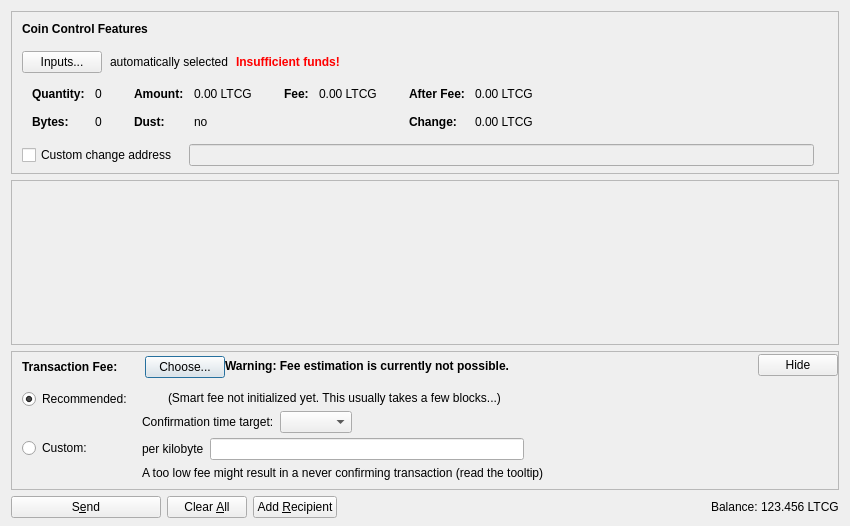
<?xml version="1.0" encoding="UTF-8"?>
<ui version="4.0">
 <class>SendCoinsDialog</class>
 <widget class="QDialog" name="SendCoinsDialog">
  <property name="geometry">
   <rect>
    <x>0</x>
    <y>0</y>
    <width>850</width>
    <height>526</height>
   </rect>
  </property>
  <property name="windowTitle">
   <string>Send Coins</string>
  </property>
  <layout class="QVBoxLayout" name="verticalLayout" stretch="0,1,0,0">
   <property name="bottomMargin">
    <number>8</number>
   </property>
   <item>
    <widget class="QFrame" name="frameCoinControl">
     <property name="sizePolicy">
      <sizepolicy hsizetype="Expanding" vsizetype="Expanding">
       <horstretch>0</horstretch>
       <verstretch>0</verstretch>
      </sizepolicy>
     </property>
     <property name="maximumSize">
      <size>
       <width>16777215</width>
       <height>16777215</height>
      </size>
     </property>
     <property name="frameShape">
      <enum>QFrame::StyledPanel</enum>
     </property>
     <property name="frameShadow">
      <enum>QFrame::Sunken</enum>
     </property>
     <layout class="QVBoxLayout" name="verticalLayoutCoinControl2">
      <property name="spacing">
       <number>0</number>
      </property>
      <property name="leftMargin">
       <number>0</number>
      </property>
      <property name="topMargin">
       <number>0</number>
      </property>
      <property name="rightMargin">
       <number>0</number>
      </property>
      <property name="bottomMargin">
       <number>6</number>
      </property>
      <item>
       <layout class="QVBoxLayout" name="verticalLayoutCoinControl" stretch="0,0,0,0,1">
        <property name="spacing">
         <number>0</number>
        </property>
        <property name="leftMargin">
         <number>10</number>
        </property>
        <property name="topMargin">
         <number>10</number>
        </property>
        <item>
         <layout class="QHBoxLayout" name="horizontalLayoutCoinControl1">
          <property name="bottomMargin">
           <number>15</number>
          </property>
          <item>
           <widget class="QLabel" name="labelCoinControlFeatures">
            <property name="sizePolicy">
             <sizepolicy hsizetype="Preferred" vsizetype="Maximum">
              <horstretch>0</horstretch>
              <verstretch>0</verstretch>
             </sizepolicy>
            </property>
            <property name="font">
             <font>
              <weight>75</weight>
              <bold>true</bold>
             </font>
            </property>
            <property name="styleSheet">
             <string notr="true">font-weight:bold;</string>
            </property>
            <property name="text">
             <string>Coin Control Features</string>
            </property>
           </widget>
          </item>
         </layout>
        </item>
        <item>
         <layout class="QHBoxLayout" name="horizontalLayoutCoinControl2" stretch="0,0,0,0">
          <property name="spacing">
           <number>8</number>
          </property>
          <property name="bottomMargin">
           <number>10</number>
          </property>
          <item>
           <widget class="QPushButton" name="pushButtonCoinControl">
            <property name="styleSheet">
             <string notr="true"/>
            </property>
            <property name="text">
             <string>Inputs...</string>
            </property>
            <property name="autoDefault">
             <bool>false</bool>
            </property>
           </widget>
          </item>
          <item>
           <widget class="QLabel" name="labelCoinControlAutomaticallySelected">
            <property name="text">
             <string>automatically selected</string>
            </property>
            <property name="margin">
             <number>5</number>
            </property>
           </widget>
          </item>
          <item>
           <widget class="QLabel" name="labelCoinControlInsuffFunds">
            <property name="font">
             <font>
              <weight>75</weight>
              <bold>true</bold>
             </font>
            </property>
            <property name="styleSheet">
             <string notr="true">color:red;font-weight:bold;</string>
            </property>
            <property name="text">
             <string>Insufficient funds!</string>
            </property>
            <property name="margin">
             <number>5</number>
            </property>
           </widget>
          </item>
          <item>
           <spacer name="horizontalSpacerCoinControl">
            <property name="orientation">
             <enum>Qt::Horizontal</enum>
            </property>
            <property name="sizeHint" stdset="0">
             <size>
              <width>40</width>
              <height>1</height>
             </size>
            </property>
           </spacer>
          </item>
         </layout>
        </item>
        <item>
         <widget class="QWidget" name="widgetCoinControl" native="true">
          <property name="sizePolicy">
           <sizepolicy hsizetype="Preferred" vsizetype="Preferred">
            <horstretch>0</horstretch>
            <verstretch>0</verstretch>
           </sizepolicy>
          </property>
          <property name="minimumSize">
           <size>
            <width>0</width>
            <height>0</height>
           </size>
          </property>
          <property name="styleSheet">
           <string notr="true"/>
          </property>
          <layout class="QHBoxLayout" name="horizontalLayoutCoinControl5">
           <property name="leftMargin">
            <number>0</number>
           </property>
           <property name="topMargin">
            <number>0</number>
           </property>
           <property name="rightMargin">
            <number>0</number>
           </property>
           <property name="bottomMargin">
            <number>0</number>
           </property>
           <item>
            <layout class="QHBoxLayout" name="horizontalLayoutCoinControl3" stretch="0,0,0,1">
             <property name="spacing">
              <number>20</number>
             </property>
             <property name="topMargin">
              <number>0</number>
             </property>
             <property name="bottomMargin">
              <number>10</number>
             </property>
             <item>
              <layout class="QFormLayout" name="formLayoutCoinControl1">
               <property name="horizontalSpacing">
                <number>10</number>
               </property>
               <property name="verticalSpacing">
                <number>14</number>
               </property>
               <property name="leftMargin">
                <number>10</number>
               </property>
               <property name="topMargin">
                <number>4</number>
               </property>
               <property name="rightMargin">
                <number>6</number>
               </property>
               <item row="0" column="0">
                <widget class="QLabel" name="labelCoinControlQuantityText">
                 <property name="font">
                  <font>
                   <weight>75</weight>
                   <bold>true</bold>
                  </font>
                 </property>
                 <property name="text">
                  <string>Quantity:</string>
                 </property>
                 <property name="margin">
                  <number>0</number>
                 </property>
                </widget>
               </item>
               <item row="0" column="1">
                <widget class="QLabel" name="labelCoinControlQuantity">
                 <property name="cursor">
                  <cursorShape>IBeamCursor</cursorShape>
                 </property>
                 <property name="contextMenuPolicy">
                  <enum>Qt::ActionsContextMenu</enum>
                 </property>
                 <property name="text">
                  <string notr="true">0</string>
                 </property>
                 <property name="margin">
                  <number>0</number>
                 </property>
                 <property name="textInteractionFlags">
                  <set>Qt::LinksAccessibleByMouse|Qt::TextSelectableByKeyboard|Qt::TextSelectableByMouse</set>
                 </property>
                </widget>
               </item>
               <item row="1" column="0">
                <widget class="QLabel" name="labelCoinControlBytesText">
                 <property name="font">
                  <font>
                   <weight>75</weight>
                   <bold>true</bold>
                  </font>
                 </property>
                 <property name="text">
                  <string>Bytes:</string>
                 </property>
                </widget>
               </item>
               <item row="1" column="1">
                <widget class="QLabel" name="labelCoinControlBytes">
                 <property name="cursor">
                  <cursorShape>IBeamCursor</cursorShape>
                 </property>
                 <property name="contextMenuPolicy">
                  <enum>Qt::ActionsContextMenu</enum>
                 </property>
                 <property name="text">
                  <string notr="true">0</string>
                 </property>
                 <property name="textInteractionFlags">
                  <set>Qt::LinksAccessibleByMouse|Qt::TextSelectableByKeyboard|Qt::TextSelectableByMouse</set>
                 </property>
                </widget>
               </item>
              </layout>
             </item>
             <item>
              <layout class="QFormLayout" name="formLayoutCoinControl2">
               <property name="horizontalSpacing">
                <number>10</number>
               </property>
               <property name="verticalSpacing">
                <number>14</number>
               </property>
               <property name="leftMargin">
                <number>6</number>
               </property>
               <property name="topMargin">
                <number>4</number>
               </property>
               <property name="rightMargin">
                <number>6</number>
               </property>
               <item row="0" column="0">
                <widget class="QLabel" name="labelCoinControlAmountText">
                 <property name="font">
                  <font>
                   <weight>75</weight>
                   <bold>true</bold>
                  </font>
                 </property>
                 <property name="text">
                  <string>Amount:</string>
                 </property>
                 <property name="margin">
                  <number>0</number>
                 </property>
                </widget>
               </item>
               <item row="0" column="1">
                <widget class="QLabel" name="labelCoinControlAmount">
                 <property name="cursor">
                  <cursorShape>IBeamCursor</cursorShape>
                 </property>
                 <property name="contextMenuPolicy">
                  <enum>Qt::ActionsContextMenu</enum>
                 </property>
                 <property name="text">
                  <string notr="true">0.00 LTCG</string>
                 </property>
                 <property name="textInteractionFlags">
                  <set>Qt::LinksAccessibleByMouse|Qt::TextSelectableByKeyboard|Qt::TextSelectableByMouse</set>
                 </property>
                </widget>
               </item>
               <item row="1" column="0">
                <widget class="QLabel" name="labelCoinControlLowOutputText">
                 <property name="font">
                  <font>
                   <weight>75</weight>
                   <bold>true</bold>
                  </font>
                 </property>
                 <property name="text">
                  <string>Dust:</string>
                 </property>
                </widget>
               </item>
               <item row="1" column="1">
                <widget class="QLabel" name="labelCoinControlLowOutput">
                 <property name="cursor">
                  <cursorShape>IBeamCursor</cursorShape>
                 </property>
                 <property name="contextMenuPolicy">
                  <enum>Qt::ActionsContextMenu</enum>
                 </property>
                 <property name="text">
                  <string notr="true">no</string>
                 </property>
                 <property name="textInteractionFlags">
                  <set>Qt::LinksAccessibleByMouse|Qt::TextSelectableByKeyboard|Qt::TextSelectableByMouse</set>
                 </property>
                </widget>
               </item>
              </layout>
             </item>
             <item>
              <layout class="QFormLayout" name="formLayoutCoinControl3">
               <property name="horizontalSpacing">
                <number>10</number>
               </property>
               <property name="verticalSpacing">
                <number>14</number>
               </property>
               <property name="leftMargin">
                <number>6</number>
               </property>
               <property name="topMargin">
                <number>4</number>
               </property>
               <property name="rightMargin">
                <number>6</number>
               </property>
               <item row="0" column="0">
                <widget class="QLabel" name="labelCoinControlFeeText">
                 <property name="font">
                  <font>
                   <weight>75</weight>
                   <bold>true</bold>
                  </font>
                 </property>
                 <property name="text">
                  <string>Fee:</string>
                 </property>
                 <property name="margin">
                  <number>0</number>
                 </property>
                </widget>
               </item>
               <item row="0" column="1">
                <widget class="QLabel" name="labelCoinControlFee">
                 <property name="cursor">
                  <cursorShape>IBeamCursor</cursorShape>
                 </property>
                 <property name="contextMenuPolicy">
                  <enum>Qt::ActionsContextMenu</enum>
                 </property>
                 <property name="text">
                  <string notr="true">0.00 LTCG</string>
                 </property>
                 <property name="textInteractionFlags">
                  <set>Qt::LinksAccessibleByMouse|Qt::TextSelectableByKeyboard|Qt::TextSelectableByMouse</set>
                 </property>
                </widget>
               </item>
              </layout>
             </item>
             <item>
              <layout class="QFormLayout" name="formLayoutCoinControl4">
               <property name="horizontalSpacing">
                <number>10</number>
               </property>
               <property name="verticalSpacing">
                <number>14</number>
               </property>
               <property name="leftMargin">
                <number>6</number>
               </property>
               <property name="topMargin">
                <number>4</number>
               </property>
               <property name="rightMargin">
                <number>6</number>
               </property>
               <item row="0" column="0">
                <widget class="QLabel" name="labelCoinControlAfterFeeText">
                 <property name="font">
                  <font>
                   <weight>75</weight>
                   <bold>true</bold>
                  </font>
                 </property>
                 <property name="text">
                  <string>After Fee:</string>
                 </property>
                 <property name="margin">
                  <number>0</number>
                 </property>
                </widget>
               </item>
               <item row="0" column="1">
                <widget class="QLabel" name="labelCoinControlAfterFee">
                 <property name="cursor">
                  <cursorShape>IBeamCursor</cursorShape>
                 </property>
                 <property name="contextMenuPolicy">
                  <enum>Qt::ActionsContextMenu</enum>
                 </property>
                 <property name="text">
                  <string notr="true">0.00 LTCG</string>
                 </property>
                 <property name="textInteractionFlags">
                  <set>Qt::LinksAccessibleByMouse|Qt::TextSelectableByKeyboard|Qt::TextSelectableByMouse</set>
                 </property>
                </widget>
               </item>
               <item row="1" column="0">
                <widget class="QLabel" name="labelCoinControlChangeText">
                 <property name="font">
                  <font>
                   <weight>75</weight>
                   <bold>true</bold>
                  </font>
                 </property>
                 <property name="text">
                  <string>Change:</string>
                 </property>
                </widget>
               </item>
               <item row="1" column="1">
                <widget class="QLabel" name="labelCoinControlChange">
                 <property name="cursor">
                  <cursorShape>IBeamCursor</cursorShape>
                 </property>
                 <property name="contextMenuPolicy">
                  <enum>Qt::ActionsContextMenu</enum>
                 </property>
                 <property name="text">
                  <string notr="true">0.00 LTCG</string>
                 </property>
                 <property name="textInteractionFlags">
                  <set>Qt::LinksAccessibleByMouse|Qt::TextSelectableByKeyboard|Qt::TextSelectableByMouse</set>
                 </property>
                </widget>
               </item>
              </layout>
             </item>
            </layout>
           </item>
          </layout>
         </widget>
        </item>
        <item>
         <layout class="QHBoxLayout" name="horizontalLayoutCoinControl4" stretch="0,0,0">
          <property name="spacing">
           <number>12</number>
          </property>
          <property name="sizeConstraint">
           <enum>QLayout::SetDefaultConstraint</enum>
          </property>
          <property name="topMargin">
           <number>5</number>
          </property>
          <property name="rightMargin">
           <number>5</number>
          </property>
          <item>
           <widget class="QCheckBox" name="checkBoxCoinControlChange">
            <property name="toolTip">
             <string>If this is activated, but the change address is empty or invalid, change will be sent to a newly generated address.</string>
            </property>
            <property name="text">
             <string>Custom change address</string>
            </property>
           </widget>
          </item>
          <item>
           <widget class="QValidatedLineEdit" name="lineEditCoinControlChange">
            <property name="enabled">
             <bool>false</bool>
            </property>
            <property name="sizePolicy">
             <sizepolicy hsizetype="Expanding" vsizetype="Fixed">
              <horstretch>0</horstretch>
              <verstretch>0</verstretch>
             </sizepolicy>
            </property>
           </widget>
          </item>
          <item>
           <widget class="QLabel" name="labelCoinControlChangeLabel">
            <property name="sizePolicy">
             <sizepolicy hsizetype="Preferred" vsizetype="Expanding">
              <horstretch>0</horstretch>
              <verstretch>0</verstretch>
             </sizepolicy>
            </property>
            <property name="minimumSize">
             <size>
              <width>0</width>
              <height>0</height>
             </size>
            </property>
            <property name="text">
             <string/>
            </property>
            <property name="margin">
             <number>3</number>
            </property>
           </widget>
          </item>
         </layout>
        </item>
        <item>
         <spacer name="verticalSpacerCoinControl">
          <property name="orientation">
           <enum>Qt::Vertical</enum>
          </property>
          <property name="sizeHint" stdset="0">
           <size>
            <width>800</width>
            <height>1</height>
           </size>
          </property>
         </spacer>
        </item>
       </layout>
      </item>
     </layout>
    </widget>
   </item>
   <item>
    <widget class="QScrollArea" name="scrollArea">
     <property name="widgetResizable">
      <bool>true</bool>
     </property>
     <widget class="QWidget" name="scrollAreaWidgetContents">
      <property name="geometry">
       <rect>
        <x>0</x>
        <y>0</y>
        <width>830</width>
        <height>104</height>
       </rect>
      </property>
      <layout class="QVBoxLayout" name="verticalLayout_2" stretch="0,1">
       <property name="leftMargin">
        <number>0</number>
       </property>
       <property name="topMargin">
        <number>0</number>
       </property>
       <property name="rightMargin">
        <number>0</number>
       </property>
       <property name="bottomMargin">
        <number>0</number>
       </property>
       <item>
        <layout class="QVBoxLayout" name="entries">
         <property name="spacing">
          <number>6</number>
         </property>
        </layout>
       </item>
       <item>
        <spacer name="verticalSpacer">
         <property name="orientation">
          <enum>Qt::Vertical</enum>
         </property>
         <property name="sizeHint" stdset="0">
          <size>
           <width>20</width>
           <height>40</height>
          </size>
         </property>
        </spacer>
       </item>
      </layout>
     </widget>
    </widget>
   </item>
   <item>
    <widget class="QFrame" name="frameFee">
     <property name="sizePolicy">
      <sizepolicy hsizetype="Expanding" vsizetype="Expanding">
       <horstretch>0</horstretch>
       <verstretch>0</verstretch>
      </sizepolicy>
     </property>
     <property name="maximumSize">
      <size>
       <width>16777215</width>
       <height>16777215</height>
      </size>
     </property>
     <property name="frameShape">
      <enum>QFrame::StyledPanel</enum>
     </property>
     <property name="frameShadow">
      <enum>QFrame::Sunken</enum>
     </property>
     <layout class="QVBoxLayout" name="verticalLayoutFee1">
      <property name="spacing">
       <number>0</number>
      </property>
      <property name="leftMargin">
       <number>0</number>
      </property>
      <property name="topMargin">
       <number>0</number>
      </property>
      <property name="rightMargin">
       <number>0</number>
      </property>
      <property name="bottomMargin">
       <number>0</number>
      </property>
      <item>
       <layout class="QVBoxLayout" name="verticalLayoutFee2" stretch="0,0,0">
        <property name="spacing">
         <number>0</number>
        </property>
        <property name="leftMargin">
         <number>10</number>
        </property>
        <property name="topMargin">
         <number>0</number>
        </property>
        <item>
         <layout class="QHBoxLayout" name="horizontalLayoutFee1">
          <property name="bottomMargin">
           <number>0</number>
          </property>
          <item>
           <layout class="QVBoxLayout" name="verticalLayoutFee7">
            <property name="spacing">
             <number>0</number>
            </property>
            <item>
             <spacer name="verticalSpacerSmartFee">
              <property name="orientation">
               <enum>Qt::Vertical</enum>
              </property>
              <property name="sizeType">
               <enum>QSizePolicy::Fixed</enum>
              </property>
              <property name="sizeHint" stdset="0">
               <size>
                <width>1</width>
                <height>4</height>
               </size>
              </property>
             </spacer>
            </item>
            <item>
             <layout class="QHBoxLayout" name="horizontalLayoutSmartFee">
              <property name="spacing">
               <number>10</number>
              </property>
              <item>
               <widget class="QLabel" name="labelFeeHeadline">
                <property name="sizePolicy">
                 <sizepolicy hsizetype="Preferred" vsizetype="Maximum">
                  <horstretch>0</horstretch>
                  <verstretch>0</verstretch>
                 </sizepolicy>
                </property>
                <property name="font">
                 <font>
                  <weight>75</weight>
                  <bold>true</bold>
                 </font>
                </property>
                <property name="styleSheet">
                 <string notr="true">font-weight:bold;</string>
                </property>
                <property name="text">
                 <string>Transaction Fee:</string>
                </property>
               </widget>
              </item>
              <item>
               <widget class="QLabel" name="labelFeeMinimized">
                <property name="text">
                 <string/>
                </property>
               </widget>
              </item>
              <item>
               <widget class="QPushButton" name="buttonChooseFee">
                <property name="text">
                 <string>Choose...</string>
                </property>
               </widget>
              </item>
             </layout>
            </item>
            <item>
             <spacer name="verticalSpacer_5">
              <property name="orientation">
               <enum>Qt::Vertical</enum>
              </property>
              <property name="sizeHint" stdset="0">
               <size>
                <width>1</width>
                <height>1</height>
               </size>
              </property>
             </spacer>
            </item>
           </layout>
          </item>
          <item>
           <widget class="QLabel" name="fallbackFeeWarningLabel">
            <property name="toolTip">
             <string>Using the fallbackfee can result in sending a transaction that will take several hours or days (or never) to confirm. Consider choosing your fee manually or wait until you have validated the complete chain.</string>
            </property>
            <property name="font">
            <font>
                <weight>75</weight>
                <bold>true</bold>
            </font>
            </property>
            <property name="text">
             <string>Warning: Fee estimation is currently not possible.</string>
            </property>
            <property name="wordWrap">
             <bool>false</bool>
            </property>
           </widget>
          </item>
          <item>
           <spacer name="horizontalSpacer_4">
            <property name="orientation">
             <enum>Qt::Horizontal</enum>
            </property>
            <property name="sizeType">
             <enum>QSizePolicy::MinimumExpanding</enum>
            </property>
            <property name="sizeHint" stdset="0">
             <size>
              <width>40</width>
              <height>20</height>
             </size>
            </property>
           </spacer>
          </item>
          <item>
           <widget class="QPushButton" name="buttonMinimizeFee">
            <property name="toolTip">
             <string>collapse fee-settings</string>
            </property>
            <property name="text">
             <string>Hide</string>
            </property>
           </widget>
          </item>
         </layout>
        </item>
        <item>
         <widget class="QFrame" name="frameFeeSelection">
          <layout class="QVBoxLayout" name="verticalLayoutFee12">
           <property name="spacing">
            <number>0</number>
           </property>
           <property name="leftMargin">
            <number>0</number>
           </property>
           <property name="topMargin">
            <number>0</number>
           </property>
           <property name="rightMargin">
            <number>0</number>
           </property>
           <property name="bottomMargin">
            <number>0</number>
           </property>
           <item>
            <layout class="QGridLayout" name="gridLayoutFee">
             <property name="topMargin">
              <number>10</number>
             </property>
             <property name="bottomMargin">
              <number>4</number>
             </property>
             <property name="horizontalSpacing">
              <number>10</number>
             </property>
             <property name="verticalSpacing">
              <number>4</number>
             </property>
             <item row="1" column="1">
              <layout class="QVBoxLayout" name="verticalLayoutFee8">
               <property name="spacing">
                <number>6</number>
               </property>
               <item>
                <layout class="QHBoxLayout" name="horizontalLayoutFee13">
                 <item>
                  <widget class="QLabel" name="labelCustomPerKilobyte">
                   <property name="toolTip">
                    <string>Specify a custom fee per kB (1,000 bytes) of the transaction's virtual size.

Note:  Since the fee is calculated on a per-byte basis, a fee of "100 satoshis per kB" for a transaction size of 500 bytes (half of 1 kB) would ultimately yield a fee of only 50 satoshis.</string>
                   </property>
                   <property name="text">
                    <string>per kilobyte</string>
                   </property>
                  </widget>
                 </item>
                 <item>
                  <widget class="BitcoinAmountField" name="customFee"/>
                 </item>
                 <item>
                  <spacer name="horizontalSpacer_6">
                   <property name="orientation">
                    <enum>Qt::Horizontal</enum>
                   </property>
                   <property name="sizeHint" stdset="0">
                    <size>
                     <width>1</width>
                     <height>1</height>
                    </size>
                   </property>
                  </spacer>
                 </item>
                </layout>
               </item>
               <item>
                <layout class="QHBoxLayout" name="horizontalLayoutFee8">
                 <item>
                  <widget class="QLabel" name="labelCustomFeeWarning">
                   <property name="enabled">
                    <bool>true</bool>
                   </property>
                   <property name="toolTip">
                    <string>When there is less transaction volume than space in the blocks, miners as well as relaying nodes may enforce a minimum fee. Paying only this minimum fee is just fine, but be aware that this can result in a never confirming transaction once there is more demand for litecoingreen transactions than the network can process.</string>
                   </property>
                   <property name="text">
                    <string>A too low fee might result in a never confirming transaction (read the tooltip)</string>
                   </property>
                  </widget>
                 </item>
                 <item>
                  <spacer name="horizontalSpacer_2">
                   <property name="orientation">
                    <enum>Qt::Horizontal</enum>
                   </property>
                   <property name="sizeHint" stdset="0">
                    <size>
                     <width>1</width>
                     <height>1</height>
                    </size>
                   </property>
                  </spacer>
                 </item>
                </layout>
               </item>
              </layout>
             </item>
             <item row="0" column="0">
              <layout class="QVBoxLayout" name="verticalLayoutFee4" stretch="0,1">
               <item>
                <widget class="QRadioButton" name="radioSmartFee">
                 <property name="text">
                  <string>Recommended:</string>
                 </property>
                 <property name="checked">
                  <bool>true</bool>
                 </property>
                 <attribute name="buttonGroup">
                  <string notr="true">groupFee</string>
                 </attribute>
                </widget>
               </item>
               <item>
                <spacer name="verticalSpacer_2">
                 <property name="orientation">
                  <enum>Qt::Vertical</enum>
                 </property>
                 <property name="sizeHint" stdset="0">
                  <size>
                   <width>1</width>
                   <height>1</height>
                  </size>
                 </property>
                </spacer>
               </item>
              </layout>
             </item>
             <item row="1" column="0">
              <layout class="QVBoxLayout" name="verticalLayoutFee9" stretch="0,1">
               <item>
                <widget class="QRadioButton" name="radioCustomFee">
                 <property name="text">
                  <string>Custom:</string>
                 </property>
                 <attribute name="buttonGroup">
                  <string notr="true">groupFee</string>
                 </attribute>
                </widget>
               </item>
               <item>
                <spacer name="verticalSpacer_6">
                 <property name="orientation">
                  <enum>Qt::Vertical</enum>
                 </property>
                 <property name="sizeHint" stdset="0">
                  <size>
                   <width>1</width>
                   <height>1</height>
                  </size>
                 </property>
                </spacer>
               </item>
              </layout>
             </item>
             <item row="0" column="1">
              <layout class="QVBoxLayout" name="verticalLayoutFee3" stretch="0,0,1">
               <property name="spacing">
                <number>6</number>
               </property>
               <property name="topMargin">
                <number>2</number>
               </property>
               <item>
                <layout class="QHBoxLayout" name="horizontalLayoutFee12">
                 <item>
                  <widget class="QLabel" name="labelSmartFee">
                   <property name="text">
                    <string/>
                   </property>
                  </widget>
                 </item>
                 <item>
                  <widget class="QLabel" name="labelFeeEstimation">
                   <property name="text">
                    <string/>
                   </property>
                  </widget>
                 </item>
                 <item>
                  <widget class="QLabel" name="labelSmartFee2">
                   <property name="text">
                    <string>(Smart fee not initialized yet. This usually takes a few blocks...)</string>
                   </property>
                  </widget>
                 </item>
                 <item>
                  <spacer name="horizontalSpacer_5">
                   <property name="orientation">
                    <enum>Qt::Horizontal</enum>
                   </property>
                   <property name="sizeHint" stdset="0">
                    <size>
                     <width>1</width>
                     <height>1</height>
                    </size>
                   </property>
                  </spacer>
                 </item>
                </layout>
               </item>
               <item>
                <layout class="QHBoxLayout" name="horizontalLayoutFee9">
                 <item>
                  <layout class="QVBoxLayout" name="verticalLayoutFee6">
                   <item>
                    <widget class="QLabel" name="labelSmartFee3">
                     <property name="text">
                      <string>Confirmation time target:</string>
                     </property>
                    </widget>
                   </item>
                  </layout>
                 </item>
                 <item>
                  <layout class="QVBoxLayout" name="verticalLayoutFee5">
                   <property name="rightMargin">
                    <number>30</number>
                   </property>
                   <item>
                    <layout class="QHBoxLayout" name="horizontalLayoutConfTarget">
                     <property name="bottomMargin">
                      <number>0</number>
                     </property>
                     <item>
                      <widget class="QComboBox" name="confTargetSelector"/>
                     </item>
                     <item>
                      <spacer name="horizontalSpacerConfTarget">
                       <property name="orientation">
                        <enum>Qt::Horizontal</enum>
                       </property>
                       <property name="sizeHint" stdset="0">
                        <size>
                         <width>40</width>
                         <height>20</height>
                        </size>
                       </property>
                      </spacer>
                     </item>
                    </layout>
                   </item>
                  </layout>
                 </item>
                </layout>
               </item>
               <item>
                <spacer name="verticalSpacer_4">
                 <property name="orientation">
                  <enum>Qt::Vertical</enum>
                 </property>
                 <property name="sizeHint" stdset="0">
                  <size>
                   <width>1</width>
                   <height>1</height>
                  </size>
                 </property>
                </spacer>
               </item>
              </layout>
             </item>
            </layout>
           </item>
          </layout>
         </widget>
        </item>
        <item>
         <spacer name="verticalSpacerFee">
          <property name="orientation">
           <enum>Qt::Vertical</enum>
          </property>
          <property name="sizeHint" stdset="0">
           <size>
            <width>40</width>
            <height>5</height>
           </size>
          </property>
         </spacer>
        </item>
       </layout>
      </item>
     </layout>
    </widget>
   </item>
   <item>
    <layout class="QHBoxLayout" name="horizontalLayout">
     <item>
      <widget class="QPushButton" name="sendButton">
       <property name="minimumSize">
        <size>
         <width>150</width>
         <height>0</height>
        </size>
       </property>
       <property name="toolTip">
        <string>Confirm the send action</string>
       </property>
       <property name="text">
        <string>S&amp;end</string>
       </property>
       <property name="icon">
        <iconset resource="../bitcoin.qrc">
         <normaloff>:/icons/send</normaloff>:/icons/send</iconset>
       </property>
       <property name="autoDefault">
        <bool>false</bool>
       </property>
       <property name="default">
        <bool>false</bool>
       </property>
      </widget>
     </item>
     <item>
      <widget class="QPushButton" name="clearButton">
       <property name="sizePolicy">
        <sizepolicy hsizetype="Minimum" vsizetype="Fixed">
         <horstretch>0</horstretch>
         <verstretch>0</verstretch>
        </sizepolicy>
       </property>
       <property name="toolTip">
        <string>Clear all fields of the form.</string>
       </property>
       <property name="text">
        <string>Clear &amp;All</string>
       </property>
       <property name="icon">
        <iconset resource="../bitcoin.qrc">
         <normaloff>:/icons/remove</normaloff>:/icons/remove</iconset>
       </property>
       <property name="autoDefault">
        <bool>false</bool>
       </property>
      </widget>
     </item>
     <item>
      <widget class="QPushButton" name="addButton">
       <property name="toolTip">
        <string>Send to multiple recipients at once</string>
       </property>
       <property name="text">
        <string>Add &amp;Recipient</string>
       </property>
       <property name="icon">
        <iconset resource="../bitcoin.qrc">
         <normaloff>:/icons/add</normaloff>:/icons/add</iconset>
       </property>
       <property name="autoDefault">
        <bool>false</bool>
       </property>
      </widget>
     </item>
     <item>
      <spacer name="horizontalSpacer">
       <property name="orientation">
        <enum>Qt::Horizontal</enum>
       </property>
       <property name="sizeHint" stdset="0">
        <size>
         <width>40</width>
         <height>20</height>
        </size>
       </property>
      </spacer>
     </item>
     <item>
      <layout class="QHBoxLayout" name="horizontalLayout_2">
       <property name="spacing">
        <number>3</number>
       </property>
       <item>
        <widget class="QLabel" name="label">
         <property name="sizePolicy">
          <sizepolicy hsizetype="Preferred" vsizetype="Fixed">
           <horstretch>0</horstretch>
           <verstretch>0</verstretch>
          </sizepolicy>
         </property>
         <property name="text">
          <string>Balance:</string>
         </property>
        </widget>
       </item>
       <item>
        <widget class="QLabel" name="labelBalance">
         <property name="sizePolicy">
          <sizepolicy hsizetype="Preferred" vsizetype="Fixed">
           <horstretch>0</horstretch>
           <verstretch>0</verstretch>
          </sizepolicy>
         </property>
         <property name="cursor">
          <cursorShape>IBeamCursor</cursorShape>
         </property>
         <property name="text">
          <string notr="true">123.456 LTCG</string>
         </property>
         <property name="textInteractionFlags">
          <set>Qt::LinksAccessibleByMouse|Qt::TextSelectableByKeyboard|Qt::TextSelectableByMouse</set>
         </property>
        </widget>
       </item>
      </layout>
     </item>
    </layout>
   </item>
  </layout>
 </widget>
 <customwidgets>
  <customwidget>
   <class>QValidatedLineEdit</class>
   <extends>QLineEdit</extends>
   <header>qt/qvalidatedlineedit.h</header>
  </customwidget>
  <customwidget>
   <class>BitcoinAmountField</class>
   <extends>QLineEdit</extends>
   <header>qt/bitcoinamountfield.h</header>
   <container>1</container>
  </customwidget>
 </customwidgets>
 <resources>
  <include location="../bitcoin.qrc"/>
 </resources>
 <connections/>
 <buttongroups>
  <buttongroup name="groupFee"/>
 </buttongroups>
</ui>
